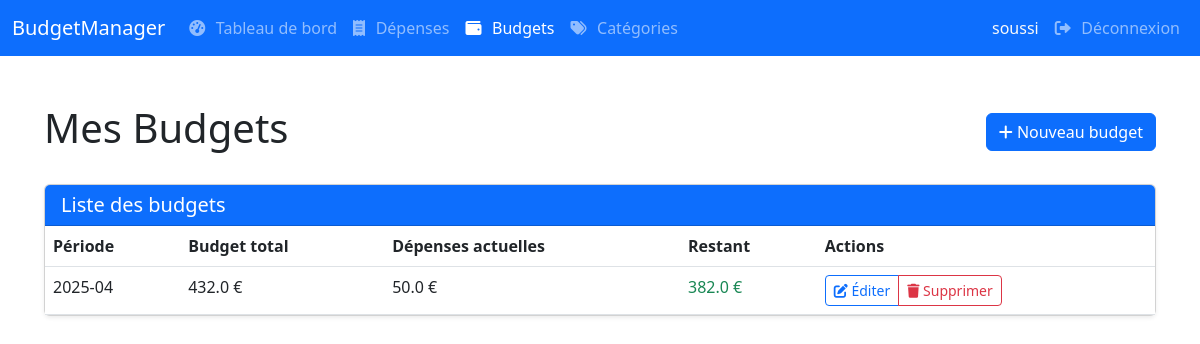
The page /budgets/ (signed in) on the database as committed earlier.
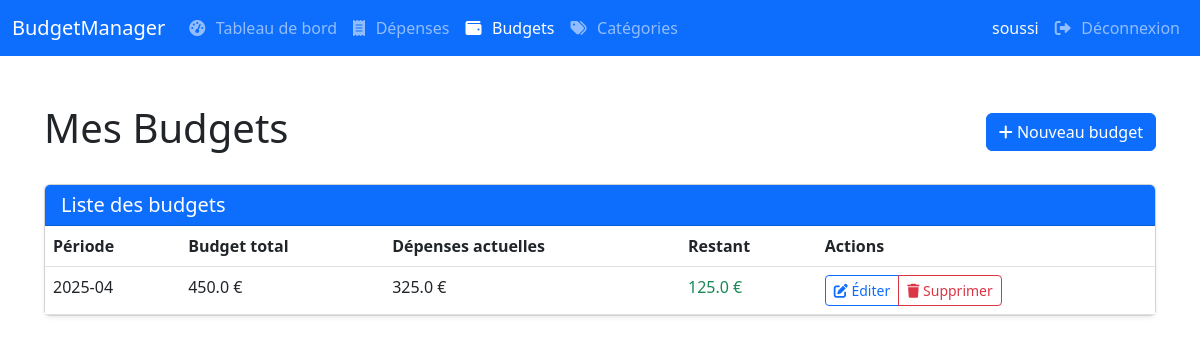
The same page on the database as committed later.
### tables this page shows
CREATE TABLE budgets(
    id INTEGER PRIMARY KEY AUTOINCREMENT,
    month TEXT NOT NULL,
    user_id INTEGER,
    FOREIGN KEY(user_id) REFERENCES users(id)
    );

### controllers/budget_controller.py (the view)
@budget_bp.route('/')
@login_required
def list_budgets():
    user_id = session['user_id']
    budgets = model.get_all_budgets(user_id)
    return render_template('budgets/list.html', budgets=budgets)

### app.py (called while the page is built)
@app.before_request
def load_logged_in_user():
    user_id = session.get('user_id')
    if user_id is None:
        g.user = None
    else:
        g.user = model.get_user(user_id)

### controllers/budget_controller.py (called while the page is built)
def login_required(view):
    @wraps(view)
    def wrapped_view(**kwargs):
        if g.user is None:
            flash('Vous devez vous connecter pour accéder à cette page.', 'danger')
            return redirect(url_for('auth.login'))
        return view(**kwargs)
    return wrapped_view

### data_model.py (called while the page is built)
def db_fetch(query, args=(), all=False, db_name=DBFILENAME):
    with sqlite3.connect(db_name) as conn:
        conn.row_factory = sqlite3.Row
        cur = conn.execute(query, args)
        if all:
            res = cur.fetchall()
            if res:
                res = [dict(e) for e in res]
            else:
                res = []
        else:
            res = cur.fetchone()
            if res:
                res = dict(res)
    return res

def db_run(query, args=(), db_name=DBFILENAME):
    with sqlite3.connect(db_name) as conn:
        cur = conn.execute(query, args)
        conn.commit()

def get_user(user_id):
    return db_fetch('SELECT id, name, email FROM users WHERE id = ?', (user_id,))

### templates/budgets/list.html (shortened to what this page needs)
{% extends "layout.html" %}
{% block content %}
<div class="container">
    <div class="d-flex justify-content-between align-items-center mb-4">
        <h1>Mes Budgets</h1>
        <a href="{{ url_for('budget.create_budget') }}" class="btn btn-primary">
            <i class="fas fa-plus"></i> Nouveau budget
        </a>
    </div>
    {% if budgets %}
        <div class="card shadow-sm">
            <div class="card-header bg-primary text-white">
                <h5 class="card-title mb-0">Liste des budgets</h5>
            </div>
            <div class="card-body p-0">
                <div class="table-responsive">
                    <table class="table table-hover mb-0">
                        <thead>
                            <tr>
                                <th>Période</th>
                                <th>Budget total</th>
                                <th>Dépenses actuelles</th>
                                <th>Restant</th>
                                <th>Actions</th>
                            </tr>
                        </thead>
                        <tbody>
                            {% for budget in budgets %}
                                {% set total_spent = budget.total_spent|default(0) %}
                                {% set total_allocated = budget.total_allocated|default(0) %}
                                {% set remaining = total_allocated - total_spent %}
                                {% set percent = (total_spent / total_allocated * 100) if total_allocated > 0 else 100 %}
                                <tr>
                                    <td>{{ budget.month }}</td>
                                    <td>{{ total_allocated|round(2) }} €</td>
                                    <td>{{ total_spent|round(2) }} €</td>
                                    <td>
                                        {% if remaining < 0 %}
                                            <span class="text-danger">{{ remaining|round(2) }} €</span>
                                        {% else %}
                                            <span class="text-success">{{ remaining|round(2) }} €</span>
                                        {% endif %}
                                    </td>
                                    <td>
                                        <div class="btn-group">
                                            <a href="{{ url_for('budget.edit_budget', month=budget.month) }}" class="btn btn-sm btn-outline-primary">
                                                <i class="fas fa-edit"></i> Éditer
                                            </a>
                                            <button type="button" class="btn btn-sm btn-outline-danger"
                                                    data-bs-toggle="modal" data-bs-target="#deleteModal{{ loop.index }}">
                                                <i class="fas fa-trash"></i> Supprimer
                                            </button>
                                        </div>
                                    </td>
                                </tr>
                            {% endfor %}
                        </tbody>
                    </table>
                </div>
            </div>
        </div>
    {% endif %}
</div>
{% endblock %}

Rows that differ between the two databases and show on the page:
removed budgets: month "2025-04", total_allocated "432.0", total_spent "50.0", remaining "382.0"
added budgets: month "2025-04", total_allocated "450.0", total_spent "325.0", remaining "125.0"
